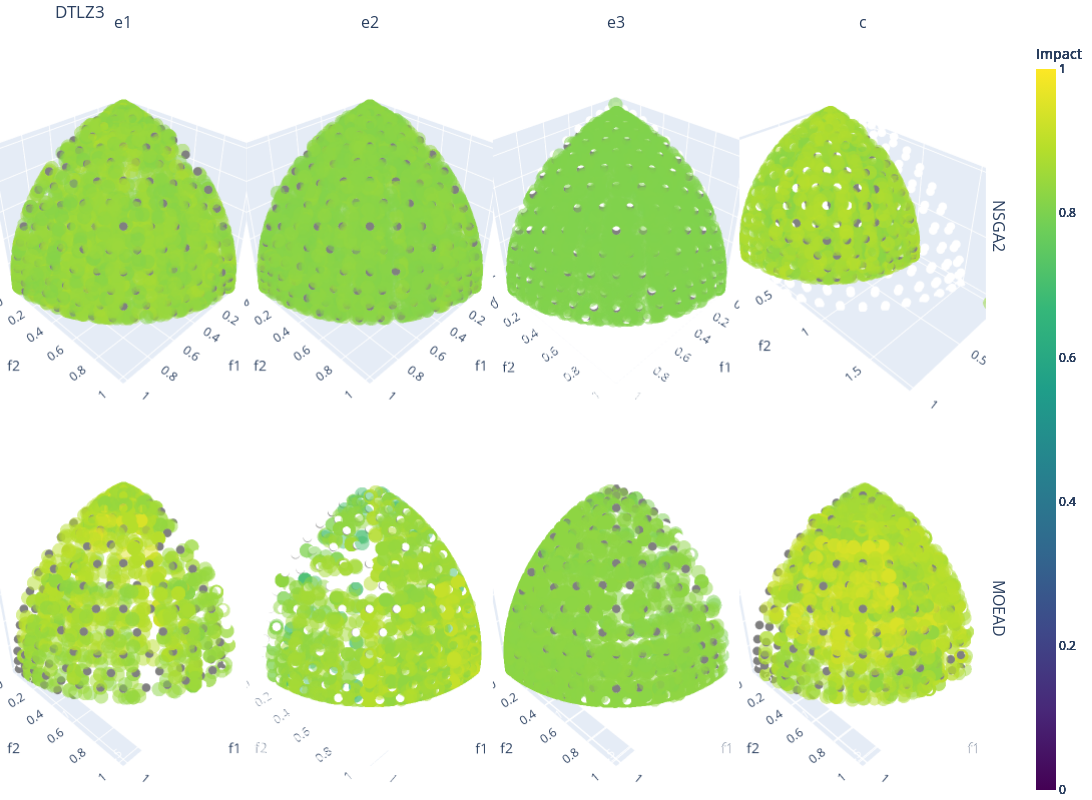

The notebook cell this image was saved under:
### Code cell
# Plot all of the 3d one seed data
from test_setup import problems
import plotly.express as px
from plotly.subplots import make_subplots

def plot_3d_data(data, problem_name):
    data = data[data.problem_name == problem_name]
    data = data.drop(columns=["problem_name"])
    data = data[data.seed_type != "r"]

    column_names = ["e1", "e2", "e3", "c"]
    row_names = ["NSGA2", "MOEAD"]

    fig = make_subplots(
        rows=2,
        cols=4,
        column_titles=column_names,
        row_titles = row_names,
        start_cell="top-left",
        specs=[
            [{"type": "scatter3d"}, {"type": "scatter3d"}, {"type": "scatter3d"}, {"type": "scatter3d"}],
            [{"type": "scatter3d"}, {"type": "scatter3d"}, {"type": "scatter3d"}, {"type": "scatter3d"}]
        ],
        horizontal_spacing = 0.0,
        vertical_spacing=0.0
    )
    for j,algorithm_name in enumerate(row_names):
        for i, seed_type in enumerate(column_names): #columns
            d = data[(data.seed_type == seed_type) & (data.algorithm_name == algorithm_name)]
            fig.add_trace(get_3d_scatterplot(d, "traceID_1"), row=j+1, col=i+1)
            fig.add_trace(get_3d_pf_fig(problems[problem_name]), row=j+1, col=i+1) #add the true PF
            fig.update_scenes(
                camera=camera,
                row=j+1, col=i+1
            )
        
    fig.update_layout(title=problem_name, height=800, width=1600,
        margin=dict(l=0, r=0, t=35, b=0),
    )
    # Iteratively update axis labels for each scene
    for scene_id in range(1, 9):
        fig['layout'][f'scene{scene_id}'].update(
            xaxis_title='f1',
            yaxis_title='f2',
            zaxis_title='f3'
        )
    fig.show()
    fig.write_image("../figures/paper/impact_pf/single_seed/single_seed_impact_p_"+problem_name+".pdf", engine="kaleido")

data = data_d3[["generation", "traceID_1", "f_1", "f_2", "f_3", "problem_name", "algorithm_name", "seed_type"]]
data = data[(data.seed_type == "e1") | (data.seed_type == "e2") | (data.seed_type == "e3") |(data.seed_type == "c")]
data = data[data.problem_name == "DTLZ3"]
problem_names = data.problem_name.unique()
for problem_name in problem_names:
    plot_3d_data(data, problem_name)

### Figure 1 — Plotly figure (JSON) as saved in the notebook; plotly's stock layout.template omitted (floating-point values rounded to 4 significant figures; data arrays with more than 128 entries replaced by an {"elided": "..."} marker saying what was removed)
{"data": [{"marker": {"cmax": 1, "cmin": 0, "color": {"elided": "2821 float values"}, "colorbar": {"bordercolor": "white", "thickness": 20, "title": {"text": "Impact"}}, "colorscale": [[0, "#440154"], [0.1111, "#482878"], [0.2222, "#3e4989"], [0.3333, "#31688e"], [0.4444, "#26828e"], [0.5556, "#1f9e89"], [0.6667, "#35b779"], [0.7778, "#6ece58"], [0.8889, "#b5de2b"], [1, "#fde725"]], "opacity": 0.5, "size": 5}, "mode": "markers", "scene": "scene", "showlegend": false, "type": "scatter3d", "x": {"elided": "2821 float values"}, "y": {"elided": "2821 float values"}, "z": {"elided": "2821 float values"}}, {"marker": {"color": "grey", "size": 3}, "mode": "markers", "scene": "scene", "showlegend": false, "type": "scatter3d", "x": {"elided": "136 float values"}, "y": {"elided": "136 float values"}, "z": {"elided": "136 float values"}}, {"marker": {"cmax": 1, "cmin": 0, "color": {"elided": "2821 float values"}, "colorbar": {"bordercolor": "white", "thickness": 20, "title": {"text": "Impact"}}, "colorscale": [[0, "#440154"], [0.1111, "#482878"], [0.2222, "#3e4989"], [0.3333, "#31688e"], [0.4444, "#26828e"], [0.5556, "#1f9e89"], [0.6667, "#35b779"], [0.7778, "#6ece58"], [0.8889, "#b5de2b"], [1, "#fde725"]], "opacity": 0.5, "size": 5}, "mode": "markers", "scene": "scene2", "showlegend": false, "type": "scatter3d", "x": {"elided": "2821 float values"}, "y": {"elided": "2821 float values"}, "z": {"elided": "2821 float values"}}, {"marker": {"color": "grey", "size": 3}, "mode": "markers", "scene": "scene2", "showlegend": false, "type": "scatter3d", "x": {"elided": "136 float values"}, "y": {"elided": "136 float values"}, "z": {"elided": "136 float values"}}, {"marker": {"cmax": 1, "cmin": 0, "color": {"elided": "2821 float values"}, "colorbar": {"bordercolor": "white", "thickness": 20, "title": {"text": "Impact"}}, "colorscale": [[0, "#440154"], [0.1111, "#482878"], [0.2222, "#3e4989"], [0.3333, "#31688e"], [0.4444, "#26828e"], [0.5556, "#1f9e89"], [0.6667, "#35b779"], [0.7778, "#6ece58"], [0.8889, "#b5de2b"], [1, "#fde725"]], "opacity": 0.5, "size": 5}, "mode": "markers", "scene": "scene3", "showlegend": false, "type": "scatter3d", "x": {"elided": "2821 float values"}, "y": {"elided": "2821 float values"}, "z": {"elided": "2821 float values"}}, {"marker": {"color": "grey", "size": 3}, "mode": "markers", "scene": "scene3", "showlegend": false, "type": "scatter3d", "x": {"elided": "136 float values"}, "y": {"elided": "136 float values"}, "z": {"elided": "136 float values"}}, {"marker": {"cmax": 1, "cmin": 0, "color": {"elided": "2821 float values"}, "colorbar": {"bordercolor": "white", "thickness": 20, "title": {"text": "Impact"}}, "colorscale": [[0, "#440154"], [0.1111, "#482878"], [0.2222, "#3e4989"], [0.3333, "#31688e"], [0.4444, "#26828e"], [0.5556, "#1f9e89"], [0.6667, "#35b779"], [0.7778, "#6ece58"], [0.8889, "#b5de2b"], [1, "#fde725"]], "opacity": 0.5, "size": 5}, "mode": "markers", "scene": "scene4", "showlegend": false, "type": "scatter3d", "x": {"elided": "2821 float values"}, "y": {"elided": "2821 float values"}, "z": {"elided": "2821 float values"}}, {"marker": {"color": "grey", "size": 3}, "mode": "markers", "scene": "scene4", "showlegend": false, "type": "scatter3d", "x": {"elided": "136 float values"}, "y": {"elided": "136 float values"}, "z": {"elided": "136 float values"}}, {"marker": {"cmax": 1, "cmin": 0, "color": {"elided": "2821 float values"}, "colorbar": {"bordercolor": "white", "thickness": 20, "title": {"text": "Impact"}}, "colorscale": [[0, "#440154"], [0.1111, "#482878"], [0.2222, "#3e4989"], [0.3333, "#31688e"], [0.4444, "#26828e"], [0.5556, "#1f9e89"], [0.6667, "#35b779"], [0.7778, "#6ece58"], [0.8889, "#b5de2b"], [1, "#fde725"]], "opacity": 0.5, "size": 5}, "mode": "markers", "scene": "scene5", "showlegend": false, "type": "scatter3d", "x": {"elided": "2821 float values"}, "y": {"elided": "2821 float values"}, "z": {"elided": "2821 float values"}}, {"marker": {"color": "grey", "size": 3}, "mode": "markers", "scene": "scene5", "showlegend": false, "type": "scatter3d", "x": {"elided": "136 float values"}, "y": {"elided": "136 float values"}, "z": {"elided": "136 float values"}}, {"marker": {"cmax": 1, "cmin": 0, "color": {"elided": "2797 float values"}, "colorbar": {"bordercolor": "white", "thickness": 20, "title": {"text": "Impact"}}, "colorscale": [[0, "#440154"], [0.1111, "#482878"], [0.2222, "#3e4989"], [0.3333, "#31688e"], [0.4444, "#26828e"], [0.5556, "#1f9e89"], [0.6667, "#35b779"], [0.7778, "#6ece58"], [0.8889, "#b5de2b"], [1, "#fde725"]], "opacity": 0.5, "size": 5}, "mode": "markers", "scene": "scene6", "showlegend": false, "type": "scatter3d", "x": {"elided": "2797 float values"}, "y": {"elided": "2797 float values"}, "z": {"elided": "2797 float values"}}, {"marker": {"color": "grey", "size": 3}, "mode": "markers", "scene": "scene6", "showlegend": false, "type": "scatter3d", "x": {"elided": "136 float values"}, "y": {"elided": "136 float values"}, "z": {"elided": "136 float values"}}, {"marker": {"cmax": 1, "cmin": 0, "color": {"elided": "2817 float values"}, "colorbar": {"bordercolor": "white", "thickness": 20, "title": {"text": "Impact"}}, "colorscale": [[0, "#440154"], [0.1111, "#482878"], [0.2222, "#3e4989"], [0.3333, "#31688e"], [0.4444, "#26828e"], [0.5556, "#1f9e89"], [0.6667, "#35b779"], [0.7778, "#6ece58"], [0.8889, "#b5de2b"], [1, "#fde725"]], "opacity": 0.5, "size": 5}, "mode": "markers", "scene": "scene7", "showlegend": false, "type": "scatter3d", "x": {"elided": "2817 float values"}, "y": {"elided": "2817 float values"}, "z": {"elided": "2817 float values"}}, {"marker": {"color": "grey", "size": 3}, "mode": "markers", "scene": "scene7", "showlegend": false, "type": "scatter3d", "x": {"elided": "136 float values"}, "y": {"elided": "136 float values"}, "z": {"elided": "136 float values"}}, {"marker": {"cmax": 1, "cmin": 0, "color": {"elided": "2809 float values"}, "colorbar": {"bordercolor": "white", "thickness": 20, "title": {"text": "Impact"}}, "colorscale": [[0, "#440154"], [0.1111, "#482878"], [0.2222, "#3e4989"], [0.3333, "#31688e"], [0.4444, "#26828e"], [0.5556, "#1f9e89"], [0.6667, "#35b779"], [0.7778, "#6ece58"], [0.8889, "#b5de2b"], [1, "#fde725"]], "opacity": 0.5, "size": 5}, "mode": "markers", "scene": "scene8", "showlegend": false, "type": "scatter3d", "x": {"elided": "2809 float values"}, "y": {"elided": "2809 float values"}, "z": {"elided": "2809 float values"}}, {"marker": {"color": "grey", "size": 3}, "mode": "markers", "scene": "scene8", "showlegend": false, "type": "scatter3d", "x": {"elided": "136 float values"}, "y": {"elided": "136 float values"}, "z": {"elided": "136 float values"}}], "layout": {"annotations": [{"font": {"size": 16}, "showarrow": false, "text": "e1", "x": 0.1225, "xanchor": "center", "xref": "paper", "y": 1, "yanchor": "bottom", "yref": "paper"}, {"font": {"size": 16}, "showarrow": false, "text": "e2", "x": 0.3675, "xanchor": "center", "xref": "paper", "y": 1, "yanchor": "bottom", "yref": "paper"}, {"font": {"size": 16}, "showarrow": false, "text": "e3", "x": 0.6125, "xanchor": "center", "xref": "paper", "y": 1, "yanchor": "bottom", "yref": "paper"}, {"font": {"size": 16}, "showarrow": false, "text": "c", "x": 0.8575, "xanchor": "center", "xref": "paper", "y": 1, "yanchor": "bottom", "yref": "paper"}, {"font": {"size": 16}, "showarrow": false, "text": "NSGA2", "textangle": 90, "x": 0.98, "xanchor": "left", "xref": "paper", "y": 0.75, "yanchor": "middle", "yref": "paper"}, {"font": {"size": 16}, "showarrow": false, "text": "MOEAD", "textangle": 90, "x": 0.98, "xanchor": "left", "xref": "paper", "y": 0.25, "yanchor": "middle", "yref": "paper"}], "height": 800, "margin": {"b": 0, "l": 0, "r": 0, "t": 35}, "scene": {"camera": {"center": {"x": 0, "y": 0, "z": 0}, "eye": {"x": 1.55, "y": 1.55, "z": 1.55}, "up": {"x": 0, "y": 0, "z": 1}}, "domain": {"x": [0, 0.245], "y": [0.5, 1]}, "xaxis": {"title": {"text": "f1"}}, "yaxis": {"title": {"text": "f2"}}, "zaxis": {"title": {"text": "f3"}}}, "scene2": {"camera": {"center": {"x": 0, "y": 0, "z": 0}, "eye": {"x": 1.55, "y": 1.55, "z": 1.55}, "up": {"x": 0, "y": 0, "z": 1}}, "domain": {"x": [0.245, 0.49], "y": [0.5, 1]}, "xaxis": {"title": {"text": "f1"}}, "yaxis": {"title": {"text": "f2"}}, "zaxis": {"title": {"text": "f3"}}}, "scene3": {"camera": {"center": {"x": 0, "y": 0, "z": 0}, "eye": {"x": 1.55, "y": 1.55, "z": 1.55}, "up": {"x": 0, "y": 0, "z": 1}}, "domain": {"x": [0.49, 0.735], "y": [0.5, 1]}, "xaxis": {"title": {"text": "f1"}}, "yaxis": {"title": {"text": "f2"}}, "zaxis": {"title": {"text": "f3"}}}, "scene4": {"camera": {"center": {"x": 0, "y": 0, "z": 0}, "eye": {"x": 1.55, "y": 1.55, "z": 1.55}, "up": {"x": 0, "y": 0, "z": 1}}, "domain": {"x": [0.735, 0.98], "y": [0.5, 1]}, "xaxis": {"title": {"text": "f1"}}, "yaxis": {"title": {"text": "f2"}}, "zaxis": {"title": {"text": "f3"}}}, "scene5": {"camera": {"center": {"x": 0, "y": 0, "z": 0}, "eye": {"x": 1.55, "y": 1.55, "z": 1.55}, "up": {"x": 0, "y": 0, "z": 1}}, "domain": {"x": [0, 0.245], "y": [0, 0.5]}, "xaxis": {"title": {"text": "f1"}}, "yaxis": {"title": {"text": "f2"}}, "zaxis": {"title": {"text": "f3"}}}, "scene6": {"camera": {"center": {"x": 0, "y": 0, "z": 0}, "eye": {"x": 1.55, "y": 1.55, "z": 1.55}, "up": {"x": 0, "y": 0, "z": 1}}, "domain": {"x": [0.245, 0.49], "y": [0, 0.5]}, "xaxis": {"title": {"text": "f1"}}, "yaxis": {"title": {"text": "f2"}}, "zaxis": {"title": {"text": "f3"}}}, "scene7": {"camera": {"center": {"x": 0, "y": 0, "z": 0}, "eye": {"x": 1.55, "y": 1.55, "z": 1.55}, "up": {"x": 0, "y": 0, "z": 1}}, "domain": {"x": [0.49, 0.735], "y": [0, 0.5]}, "xaxis": {"title": {"text": "f1"}}, "yaxis": {"title": {"text": "f2"}}, "zaxis": {"title": {"text": "f3"}}}, "scene8": {"camera": {"center": {"x": 0, "y": 0, "z": 0}, "eye": {"x": 1.55, "y": 1.55, "z": 1.55}, "up": {"x": 0, "y": 0, "z": 1}}, "domain": {"x": [0.735, 0.98], "y": [0, 0.5]}, "xaxis": {"title": {"text": "f1"}}, "yaxis": {"title": {"text": "f2"}}, "zaxis": {"title": {"text": "f3"}}}, "title": {"text": "DTLZ3"}, "width": 1600}}
